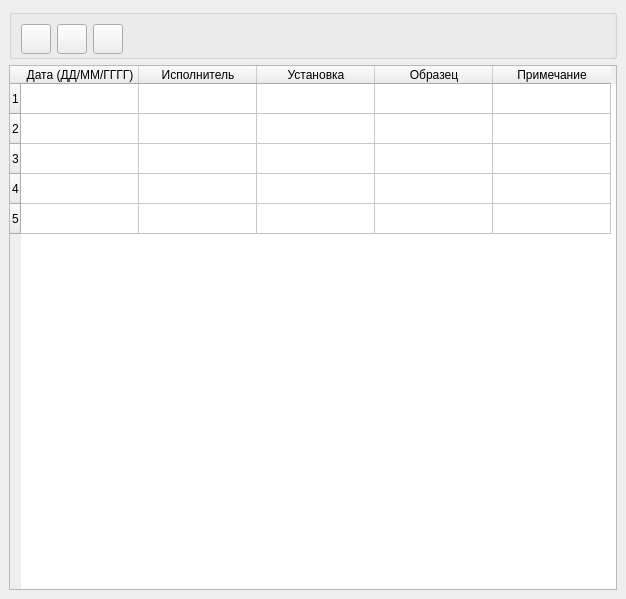
<?xml version="1.0" encoding="UTF-8"?>
<ui version="4.0">
 <class>MainWindow</class>
 <widget class="QMainWindow" name="MainWindow">
  <property name="geometry">
   <rect>
    <x>0</x>
    <y>0</y>
    <width>626</width>
    <height>599</height>
   </rect>
  </property>
  <property name="windowTitle">
   <string>Журнал</string>
  </property>
  <widget class="QWidget" name="centralwidget">
   <layout class="QGridLayout" name="gridLayout">
    <item row="0" column="0">
     <widget class="QGroupBox" name="groupBox">
      <property name="minimumSize">
       <size>
        <width>0</width>
        <height>50</height>
       </size>
      </property>
      <property name="maximumSize">
       <size>
        <width>16777215</width>
        <height>50</height>
       </size>
      </property>
      <property name="title">
       <string/>
      </property>
      <layout class="QGridLayout" name="gridLayout_2">
       <item row="0" column="0">
        <widget class="QPushButton" name="pushButton">
         <property name="minimumSize">
          <size>
           <width>30</width>
           <height>30</height>
          </size>
         </property>
         <property name="maximumSize">
          <size>
           <width>30</width>
           <height>30</height>
          </size>
         </property>
         <property name="text">
          <string/>
         </property>
         <property name="icon">
          <iconset>
           <normaloff>../Desktop/CAEN-UI/Add.png</normaloff>../Desktop/CAEN-UI/Add.png</iconset>
         </property>
        </widget>
       </item>
       <item row="0" column="1">
        <widget class="QPushButton" name="pushButton_2">
         <property name="minimumSize">
          <size>
           <width>30</width>
           <height>30</height>
          </size>
         </property>
         <property name="maximumSize">
          <size>
           <width>30</width>
           <height>30</height>
          </size>
         </property>
         <property name="text">
          <string/>
         </property>
         <property name="icon">
          <iconset>
           <normaloff>../Desktop/CAEN-UI/Remove.png</normaloff>../Desktop/CAEN-UI/Remove.png</iconset>
         </property>
        </widget>
       </item>
       <item row="0" column="2">
        <widget class="QPushButton" name="pushButton_3">
         <property name="minimumSize">
          <size>
           <width>30</width>
           <height>30</height>
          </size>
         </property>
         <property name="maximumSize">
          <size>
           <width>30</width>
           <height>30</height>
          </size>
         </property>
         <property name="text">
          <string/>
         </property>
         <property name="icon">
          <iconset>
           <normaloff>../Desktop/CAEN-UI/Edit.png</normaloff>../Desktop/CAEN-UI/Edit.png</iconset>
         </property>
        </widget>
       </item>
       <item row="0" column="3">
        <spacer name="horizontalSpacer">
         <property name="orientation">
          <enum>Qt::Horizontal</enum>
         </property>
         <property name="sizeHint" stdset="0">
          <size>
           <width>477</width>
           <height>20</height>
          </size>
         </property>
        </spacer>
       </item>
      </layout>
     </widget>
    </item>
    <item row="1" column="0">
     <widget class="QTableWidget" name="tableWidget">
      <attribute name="horizontalHeaderVisible">
       <bool>true</bool>
      </attribute>
      <attribute name="horizontalHeaderDefaultSectionSize">
       <number>118</number>
      </attribute>
      <row>
       <property name="text">
        <string>1</string>
       </property>
      </row>
      <row>
       <property name="text">
        <string>2</string>
       </property>
      </row>
      <row>
       <property name="text">
        <string>3</string>
       </property>
      </row>
      <row>
       <property name="text">
        <string>4</string>
       </property>
      </row>
      <row>
       <property name="text">
        <string>5</string>
       </property>
      </row>
      <column>
       <property name="text">
        <string>Дата (ДД/ММ/ГГГГ)</string>
       </property>
      </column>
      <column>
       <property name="text">
        <string>Исполнитель</string>
       </property>
      </column>
      <column>
       <property name="text">
        <string>Установка</string>
       </property>
      </column>
      <column>
       <property name="text">
        <string>Образец</string>
       </property>
      </column>
      <column>
       <property name="text">
        <string>Примечание</string>
       </property>
      </column>
     </widget>
    </item>
   </layout>
  </widget>
 </widget>
 <resources/>
 <connections/>
</ui>
